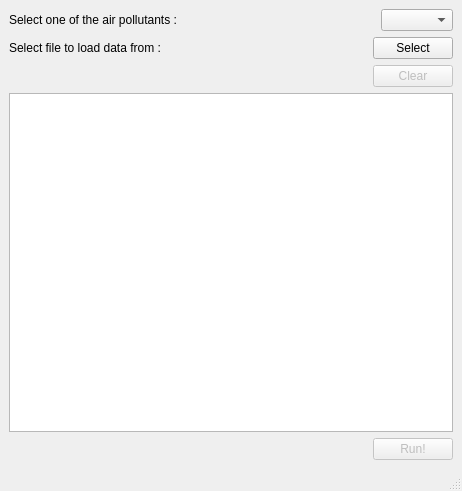
<?xml version="1.0" encoding="UTF-8"?>
<ui version="4.0">
 <class>MainWindow</class>
 <widget class="QMainWindow" name="MainWindow">
  <property name="geometry">
   <rect>
    <x>0</x>
    <y>0</y>
    <width>462</width>
    <height>491</height>
   </rect>
  </property>
  <property name="windowTitle">
   <string>MainWindow</string>
  </property>
  <widget class="QWidget" name="centralwidget">
   <layout class="QGridLayout" name="gridLayout">
    <item row="0" column="0">
     <layout class="QVBoxLayout" name="verticalLayout">
      <item>
       <layout class="QHBoxLayout" name="horizontalLayout_2">
        <item>
         <widget class="QLabel" name="label">
          <property name="text">
           <string>Select one of the air pollutants :</string>
          </property>
         </widget>
        </item>
        <item>
         <spacer name="horizontalSpacer_2">
          <property name="orientation">
           <enum>Qt::Horizontal</enum>
          </property>
          <property name="sizeHint" stdset="0">
           <size>
            <width>40</width>
            <height>20</height>
           </size>
          </property>
         </spacer>
        </item>
        <item>
         <widget class="QComboBox" name="comboBox"/>
        </item>
       </layout>
      </item>
      <item>
       <layout class="QHBoxLayout" name="horizontalLayout">
        <item>
         <widget class="QLabel" name="label_2">
          <property name="text">
           <string>Select file to load data from :</string>
          </property>
         </widget>
        </item>
        <item>
         <spacer name="horizontalSpacer">
          <property name="orientation">
           <enum>Qt::Horizontal</enum>
          </property>
          <property name="sizeHint" stdset="0">
           <size>
            <width>13</width>
            <height>21</height>
           </size>
          </property>
         </spacer>
        </item>
        <item>
         <widget class="QPushButton" name="selectButton">
          <property name="text">
           <string>Select</string>
          </property>
         </widget>
        </item>
       </layout>
      </item>
      <item>
       <layout class="QHBoxLayout" name="horizontalLayout_4">
        <item>
         <spacer name="horizontalSpacer_4">
          <property name="orientation">
           <enum>Qt::Horizontal</enum>
          </property>
          <property name="sizeHint" stdset="0">
           <size>
            <width>40</width>
            <height>20</height>
           </size>
          </property>
         </spacer>
        </item>
        <item>
         <widget class="QPushButton" name="clearButton">
          <property name="enabled">
           <bool>false</bool>
          </property>
          <property name="text">
           <string>Clear</string>
          </property>
         </widget>
        </item>
       </layout>
      </item>
      <item>
       <widget class="QChartView" name="graphicsView"/>
      </item>
      <item>
       <layout class="QHBoxLayout" name="horizontalLayout_3">
        <item>
         <spacer name="horizontalSpacer_3">
          <property name="orientation">
           <enum>Qt::Horizontal</enum>
          </property>
          <property name="sizeHint" stdset="0">
           <size>
            <width>40</width>
            <height>20</height>
           </size>
          </property>
         </spacer>
        </item>
        <item>
         <widget class="QPushButton" name="runButton">
          <property name="enabled">
           <bool>false</bool>
          </property>
          <property name="text">
           <string>Run!</string>
          </property>
         </widget>
        </item>
       </layout>
      </item>
     </layout>
    </item>
   </layout>
  </widget>
  <widget class="QMenuBar" name="menubar">
   <property name="geometry">
    <rect>
     <x>0</x>
     <y>0</y>
     <width>462</width>
     <height>17</height>
    </rect>
   </property>
  </widget>
  <widget class="QStatusBar" name="statusbar"/>
 </widget>
 <customwidgets>
  <customwidget>
   <class>QChartView</class>
   <extends>QGraphicsView</extends>
   <header>QChartView</header>
  </customwidget>
 </customwidgets>
 <resources/>
 <connections/>
</ui>
